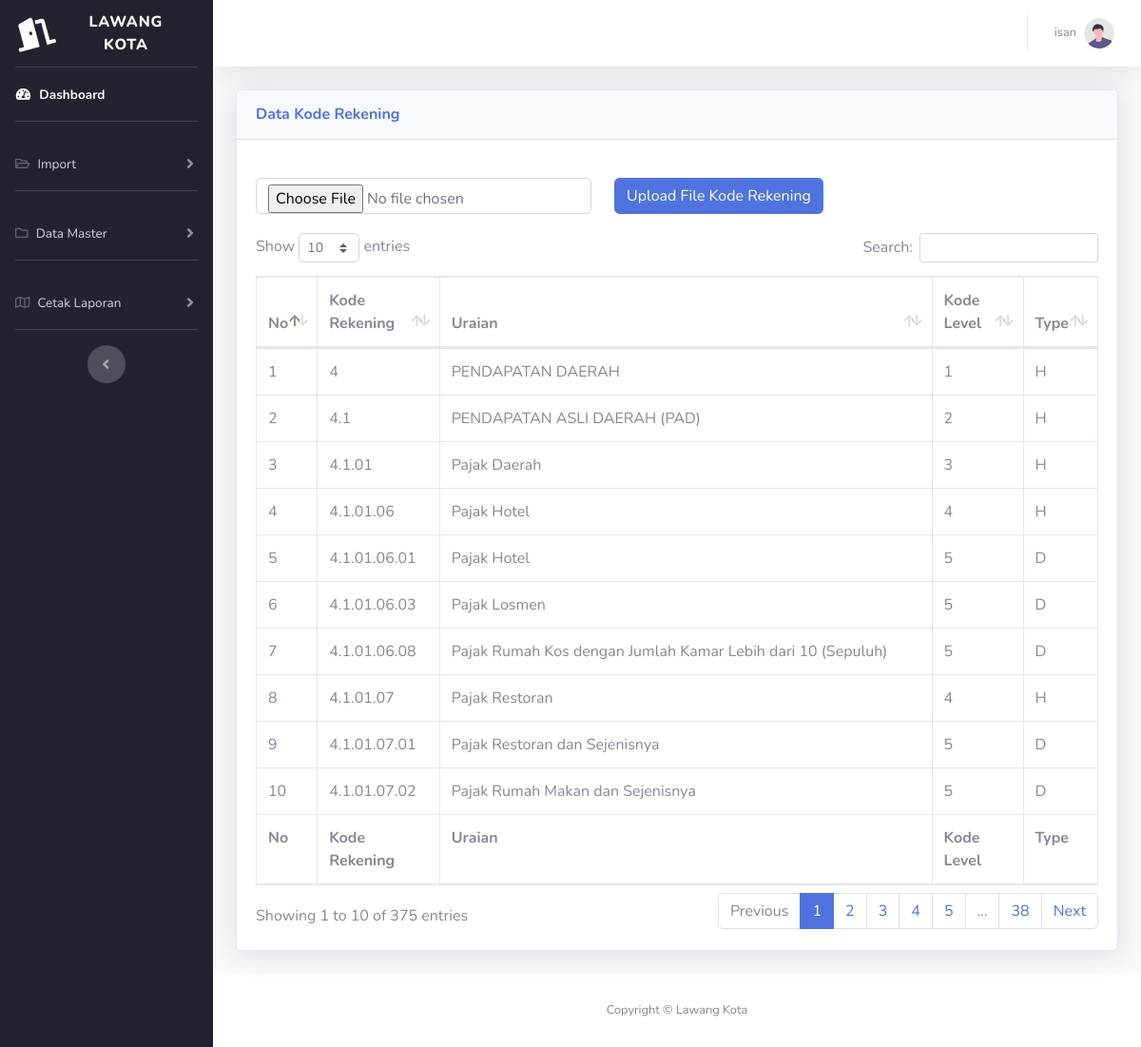
The page /kd_rek.php (signed in) on the database its author committed.
### tables this page shows
CREATE TABLE `kode_rekening` (
  `nomor` int(11) NOT NULL,
  `kd_rek` varchar(100) DEFAULT NULL,
  `uraian` varchar(500) DEFAULT NULL,
  `kd_level` varchar(50) DEFAULT NULL,
  `tipe` varchar(50) DEFAULT NULL
);

### kd_rek.php (the view, shortened to what this page needs)
<!DOCTYPE html>
<html lang="en">
<head>
    <link href="vendor/fontawesome-free/css/all.min.css" rel="stylesheet" type="text/css" />
    <link href="css/sb-admin-2.min.css" rel="stylesheet" />
    <link href="vendor/datatables/dataTables.bootstrap4.min.css" rel="stylesheet" />
</head>
<body id="page-top">
    <div id="wrapper">
        <ul style="background-color:#23222f;" class="navbar-nav sidebar sidebar-dark accordion" id="accordionSidebar">
            <a class="sidebar-brand d-flex align-items-center justify-content-center" href="index.php">
                <div class="sidebar-brand-icon rotate-n-15">
                    <i class="fas fa-door-open"></i>
                </div>
                <div class="sidebar-brand-text mx-3">Lawang Kota<sup></sup></div>
            </a>
            <hr class="sidebar-divider my-0" />
            <li class="nav-item active">
                <a class="nav-link" href="index.html">
                    <i class="fas fa-fw fa-tachometer-alt"></i>
                    <span>Dashboard</span></a>
            </li>
            <hr class="sidebar-divider" />
            <li class="nav-item">
                <a class="nav-link collapsed" href="#" data-toggle="collapse" data-target="#collapseTwo" aria-expanded="true" aria-controls="collapseTwo">
                    <i class="far fa-folder-open"></i>
                    <span>Import</span>
                </a>
            </li>
            <hr class="sidebar-divider" />
            <li class="nav-item">
                <a class="nav-link collapsed" href="#" data-toggle="collapse" data-target="#collapseTwo2" aria-expanded="true" aria-controls="collapseTwo">
                    <i class="far fa-folder"></i>
                    <span>Data Master</span>
                </a>
            </li>
            <hr class="sidebar-divider" />
            <li class="nav-item">
                <a class="nav-link collapsed" href="#" data-toggle="collapse" data-target="#collapseTwo1" aria-expanded="true" aria-controls="collapseTwo">
                    <i class="far fa-map"></i>
                    <span>Cetak Laporan</span>
                </a>
            </li>
            <hr class="sidebar-divider d-none d-md-block" />
            <div class="text-center d-none d-md-inline">
                <button class="rounded-circle border-0" id="sidebarToggle"></button>
            </div>
        </ul>
        <div id="content-wrapper" class="d-flex flex-column">
            <div id="content">
                <nav class="navbar navbar-expand navbar-light bg-white topbar mb-4 static-top shadow">
                    <ul class="navbar-nav ml-auto">
                        <li class="nav-item dropdown no-arrow">
                            <a class="nav-link dropdown-toggle" href="#" id="userDropdown" role="button" data-toggle="dropdown" aria-haspopup="true" aria-expanded="false">
                                <span class="mr-2 d-none d-lg-inline text-gray-600 small"><?php echo $_SESSION['nama_pengguna']; ?></span>
                                <img class="img-profile rounded-circle" src="img/undraw_profile.svg" />
                            </a>
                        </li>
                    </ul>
                </nav>
                <div class="container-fluid">
                    <div class="card shadow mb-4">
                        <div class="card-header py-3">
                            <h6 class="m-0 font-weight-bold text-primary">Data Kode Rekening</h6>
                        </div>
                        <div class="card-body">
                            <div style="margin: auto; width: 1183px; padding-top: 20px; padding-bottom: 20px;">
                                <form action="" method="POST" enctype="multipart/form-data" class="row g-2">
                                    <div class="col-auto">
                                        <input class="form-control" type="file" name="filexls" id="formFile" />
                                    </div>
                                    <div class="col-auto">
                                        <input type="submit" name="submit" class="btn btn-primary" value="Upload File Kode Rekening" />
                                    </div>
                                </form>
                            </div>
                            <div class="table-responsive">
                                <table class="table table-bordered" id="dataTable" width="100%" cellspacing="0">
                                    <thead>
                                        <tr>
                                            <th style='width: 3%;'>No</th>
                                            <th>Kode Rekening</th>
                                            <th>Uraian</th>
                                            <th>Kode Level</th>
                                            <th>Type</th>
                                        </tr>
                                    </thead>
                                    <?php
                                    include "koneksi.php";
                                    $ambildata = mysqli_query($conn, "SELECT * FROM kode_rekening WHERE nomor <> 0");
                                    while ($tampil = mysqli_fetch_array($ambildata)) {
                                        echo "
                                            <tr>
                                            <td>$tampil[nomor]</td>
                                            <td>$tampil[kd_rek]</td>
                                            <td>$tampil[uraian]</td>
                                            <td>$tampil[kd_level]</td>
                                            <td>$tampil[tipe]</td>
                                            </tr>";
                                    }
                                    ?>
                                    <tfoot>
                                        <tr>
                                            <th style='width: 3%;'>No</th>
                                            <th>Kode Rekening</th>
                                            <th>Uraian</th>
                                            <th>Kode Level</th>
                                            <th>Type</th>
                                        </tr>
                                    </tfoot>
                                </table>
                            </div>
                        </div>
                    </div>
                </div>
            </div>
            <footer class="sticky-footer bg-white">
                <div class="container my-auto">
                    <div class="copyright text-center my-auto">
                        <span>Copyright &copy; Lawang Kota</span>
                    </div>
                </div>
            </footer>
        </div>
    </div>
</body>
</html>

### rows shown on the page
kode_rekening: nomor "1", kd_rek "4", uraian "PENDAPATAN DAERAH", kd_level "1", tipe "H"
kode_rekening: nomor "2", kd_rek "4.1", uraian "PENDAPATAN ASLI DAERAH (PAD)", kd_level "2", tipe "H"
kode_rekening: nomor "3", kd_rek "4.1.01", uraian "Pajak Daerah", kd_level "3", tipe "H"
kode_rekening: nomor "4", kd_rek "4.1.01.06", uraian "Pajak Hotel", kd_level "4", tipe "H"
kode_rekening: nomor "5", kd_rek "4.1.01.06.01", uraian "Pajak Hotel", kd_level "5", tipe "D"
kode_rekening: nomor "6", kd_rek "4.1.01.06.03", uraian "Pajak Losmen", kd_level "5", tipe "D"
kode_rekening: nomor "7", kd_rek "4.1.01.06.08", uraian "Pajak Rumah Kos dengan Jumlah Kamar Lebih dari 10 (Sepuluh)", kd_level "5", tipe "D"
kode_rekening: nomor "8", kd_rek "4.1.01.07", uraian "Pajak Restoran", kd_level "4", tipe "H"
kode_rekening: nomor "9", kd_rek "4.1.01.07.01", uraian "Pajak Restoran dan Sejenisnya", kd_level "5", tipe "D"
kode_rekening: nomor "10", kd_rek "4.1.01.07.02", uraian "Pajak Rumah Makan dan Sejenisnya", kd_level "5", tipe "D"

### other values the page prints
$_SESSION['nama_pengguna'] "isan"
